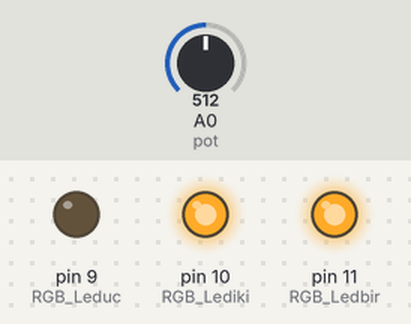
The sketch below on a simulated Arduino Uno, built with avr-gcc and run on an emulated ATmega328P. Parts: output pins drawn as LEDs (lit = HIGH). The inputs (shaded band) are chosen by the test bench; at power-on: A0 (pot) = 512.

Above: at 1.2 s.
1.3 s: A0 (pot) set to 668
2.8 s: A0 (pot) set to 689
At 3.3 s:
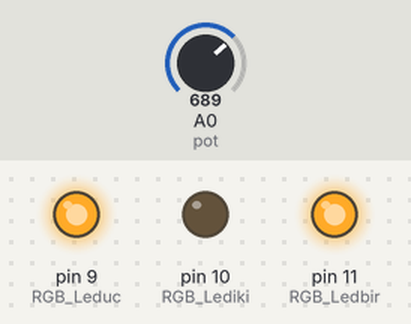
4.3 s: A0 (pot) set to 511
At 5.5 s:
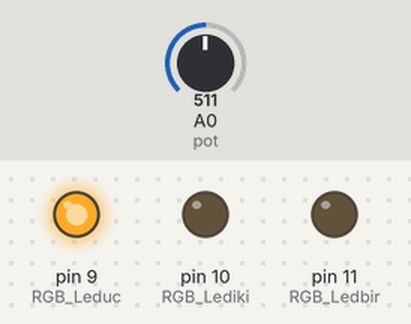
5.8 s: A0 (pot) set to 353
7.3 s: A0 (pot) set to 326
At 8.0 s:
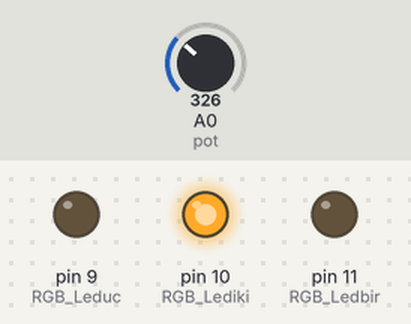
8.8 s: A0 (pot) set to 716
At 9.1 s:
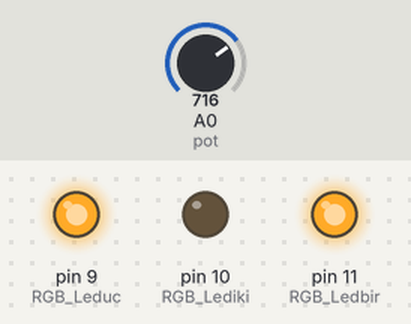
Timing chart, 0 to 11.3 s (numbered marks = the images above; inputs shaded):
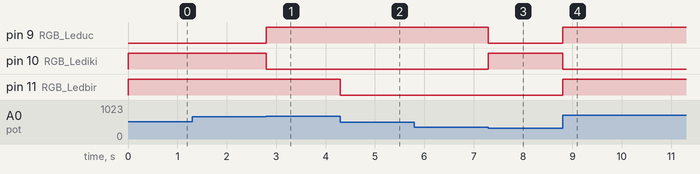

The sketch:

Pwm_RGB.ino
```cpp
#define RGB_Ledbir 11
#define RGB_Lediki 10
#define RGB_Leduc 9
#define pot A0


void setup() {
  pinMode(RGB_Ledbir, OUTPUT);
  pinMode(RGB_Lediki, OUTPUT);
  pinMode(RGB_Leduc, OUTPUT);
}

void loop() {
  int potValue = analogRead(pot);
  int mode = map(potValue, 0, 1023, 0, 6);


  switch (mode) {
    case 0:
      digitalWriteRGB(HIGH, LOW, LOW);


      break;
    case 1:
      digitalWriteRGB(LOW, HIGH, LOW);
      break;
    case 2:
      digitalWriteRGB(LOW, LOW, HIGH);
      break;
    case 3:
      digitalWriteRGB(HIGH, HIGH, LOW);
      break;
    case 4:
      digitalWriteRGB(HIGH, LOW, HIGH);
      break;
    case 5:
      digitalWriteRGB(LOW, HIGH, HIGH);
      break;
    case 6:
      digitalWriteRGB(HIGH, HIGH, HIGH);
      break;
    default:
      digitalWriteRGB(LOW, LOW, LOW);
      break;
  }
}
void digitalWriteRGB(int red, int blue, int green)
{
  digitalWrite(RGB_Ledbir, red);
  digitalWrite(RGB_Lediki, blue);
  digitalWrite(RGB_Leduc, green);
}
```

Measured:
- the behaviour switches between 681 and 682 on A0 (pot) (found by bisection; images 0 and 1)
- the behaviour switches between 341 and 340 on A0 (pot) (found by bisection; images 2 and 3)
- after the input at 1.3 s, every drawn part: stays the same
- after the input at 2.8 s, pin 9 (RGB_Leduc): LOW → HIGH at once; pin 10 (RGB_Lediki): HIGH → LOW at once
- after the input at 4.3 s, pin 11 (RGB_Ledbir): HIGH → LOW at once
- after the input at 5.8 s, every drawn part: stays the same
- after the input at 7.3 s, pin 9 (RGB_Leduc): HIGH → LOW at once; pin 10 (RGB_Lediki): LOW → HIGH at once
- after the input at 8.8 s, pin 9 (RGB_Leduc), pin 11 (RGB_Ledbir): LOW → HIGH at once; pin 10 (RGB_Lediki): HIGH → LOW at once
